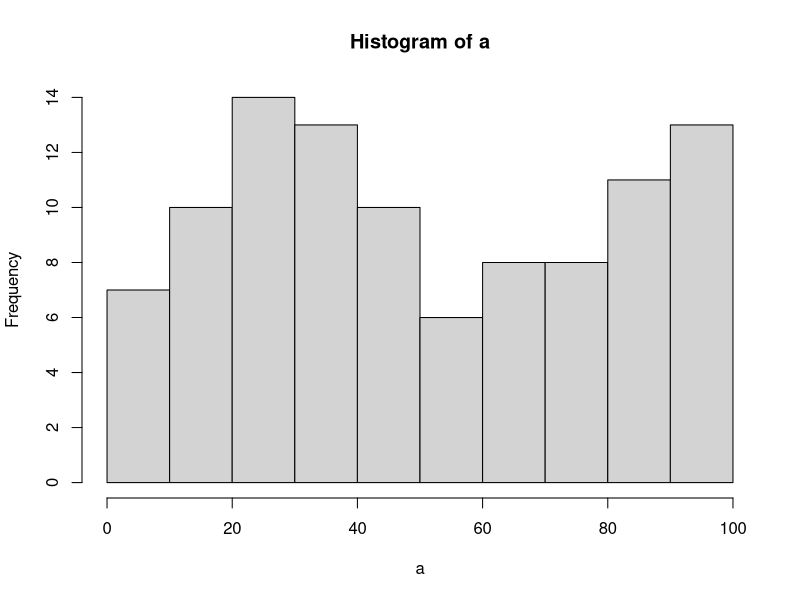

This chart was generated by the following R code:
## ---- chunk 1
knitr::opts_chunk$set(message=FALSE,warning=FALSE, cache=TRUE)
## ---- chunk 2
for(i in 1:100)
  if(i%%3==0){
    print("Fizz")}
 if(i%%5==0){
  print( "Buzz" )
 }else(i%%3==0 && i%%5==0)
  print( "FizzBuzz" )
## ---- chunk 3
Sent<-" Here I am doing harder problems"
table(unlist(strsplit(Sent,split="")))
## ---- chunk 4
a<-runif(100,0,100)
hist(a)
## ---- chunk 5
e<-c(2,3,1,5,6,8)
e*3
## ---- chunk 6
Alpha <- c("A","B","C","D","E")
NewA <- unique(Alpha)
sampleA<- sample(NewA)
encryption_key <- data.frame(NewA,sampleA)

encrypt_numbers <-function(input_sequence,key){
  encrypted_sequence<-c()
  for(i in 1:length(input_sequence)){
    original_number <- input_sequence[i]
    new_number <- key[key$numbers==original_number,]$scrambled_numbers
    encrypted_sequence[i] <- new_number
  }
  return(encrypted_sequence)
}

encrypt_numbers(Alpha,encryption_key)
## ---- chunk 7
total_sum<-0
number_of_rolls<-0
while(total_sum < 12){
  number_of_rolls <- number_of_rolls+1
  total_sum <-total_sum+sample(c(1,2,3,4,5,6),1)
}
number_of_rolls
## ---- chunk 8
total_sum<-0
number_of_rolls<-0
while(total_sum < 11){
  number_of_rolls <- number_of_rolls+1
  total_sum <-total_sum+sample(c(1,2,3,4,5,6),1)
}
number_of_rolls
## ---- chunk 9
total_sum<-0
number_of_rolls<-0
while(total_sum < 2){
  number_of_rolls <- number_of_rolls+1
  total_sum <-total_sum+sample(c(1,2,3,4,5,6),1)
}
number_of_rolls
## ---- chunk 10
total_sum<-0
number_of_rolls<-0
while(total_sum < 3){
  number_of_rolls <- number_of_rolls+1
  total_sum <-total_sum+sample(c(1,2,3,4,5,6),1)
}
number_of_rolls
